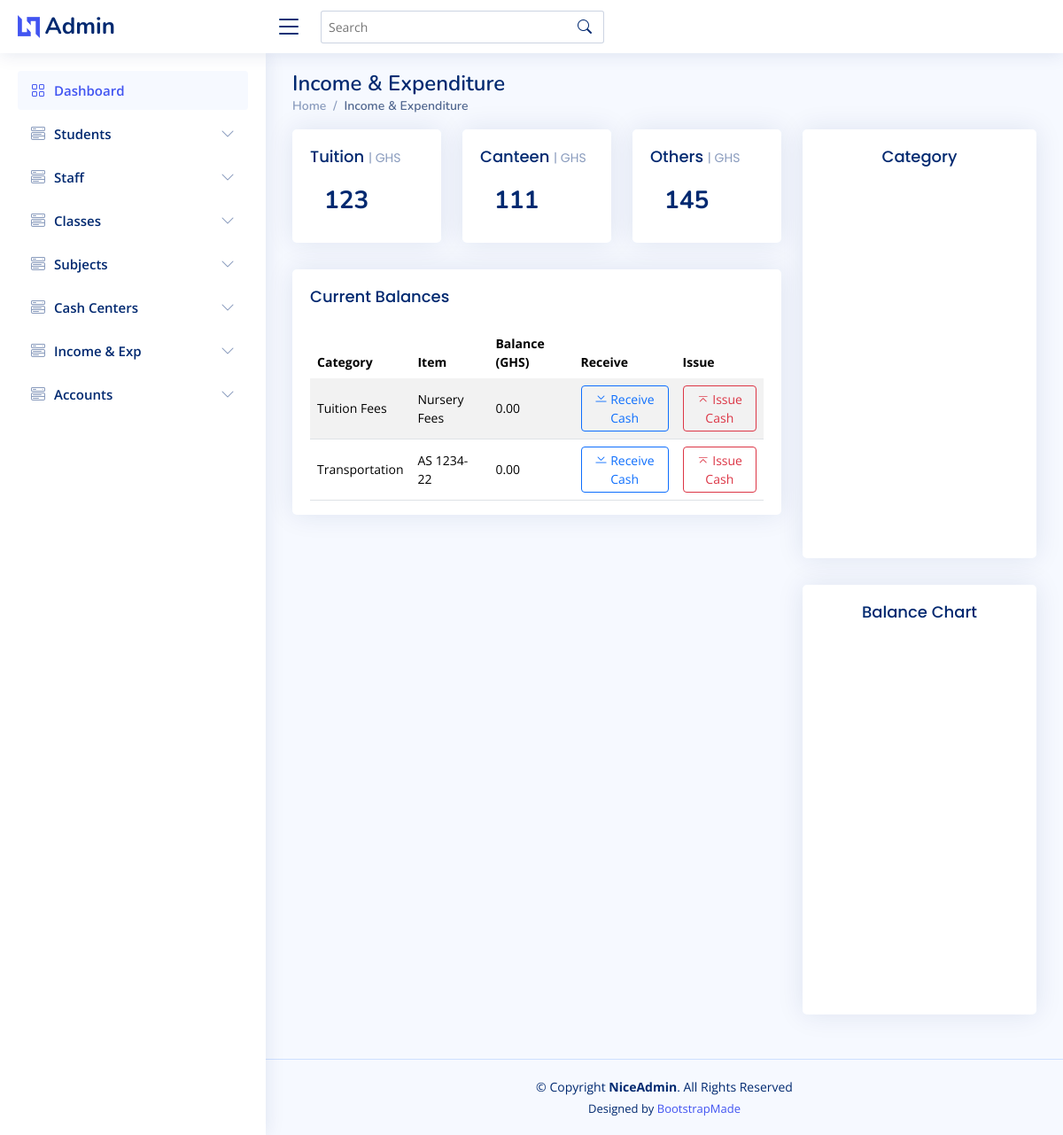
The app's page /accounts/income_expenditure with its own data.
### accounts/models.py (models this page shows, shortened)
class IncomeExpenditure(models.Model):
    center = models.ForeignKey(CashCenter, on_delete=models.DO_NOTHING)
    item_name = models.CharField(max_length=255)
    receipt_number = models.IntegerField(null=True, blank=True)
    description = models.TextField()
    amount_received = models.DecimalField(max_digits=10, decimal_places=2, null=True, blank=True)
    amount_paid = models.DecimalField(max_digits=10, decimal_places=2, null=True, blank=True)
    paid_by = models.ForeignKey(User, on_delete=models.DO_NOTHING, null=True, blank=True, related_name='paid_by')
    paid_to = models.ForeignKey(User, on_delete=models.DO_NOTHING, null=True, blank=True, related_name='paid_to')
    balance = models.DecimalField(max_digits=10, decimal_places=2)
    created_on = models.DateTimeField(auto_now_add=True)
    update_on = models.DateTimeField(auto_now=True)

class CashCenter(models.Model):
    name = models.CharField(max_length=50, blank=True, null=True)
    description = models.TextField(blank=True, null=True)
    image = models.ImageField(default='payments.png', upload_to='payments')

### accounts/views.py (the view)
# urls.py: path('income_expenditure', income_expenditure, name='income_expenditure'),
def income_expenditure(request):
    income_expenditures = IncomeExpenditure.objects.all()
    context = {
        'income_expenditures': income_expenditures,
    }
    return render(request, 'accounts/income_expenditure.html', context)

### templates/accounts/income_expenditure.html (shortened to what this page needs)
{% extends 'accounts/base.html' %}
{% block content %}
  <main id="main" class="main">
    <div class="pagetitle">
      <h1>Income & Expenditure</h1>
      <nav>
        <ol class="breadcrumb">
          <li class="breadcrumb-item"><a href="index.html">Home</a></li>
          <li class="breadcrumb-item active">Income & Expenditure</li>
        </ol>
      </nav>
    </div>
    <section class="section dashboard">
      <div class="row">
        <div class="col-lg-8">
          <div class="row">
            <div class="col-xxl-4 col-md-4">
              <div class="card info-card sales-card">
                <div class="card-body">
                  <h5 class="card-title">Tuition <span>| GHS</span></h5>
                  <div class="d-flex align-items-center">
                    <div class="ps-3">
                      <h6>123</h6>
                    </div>
                  </div>
                </div>
              </div>
            </div>
            <div class="col-xxl-4 col-md-4">
              <div class="card info-card sales-card">
                <div class="card-body">
                  <h5 class="card-title">Canteen <span>| GHS</span></h5>
                  <div class="d-flex align-items-center">
                    <div class="ps-3">
                      <h6>111</h6>
                    </div>
                  </div>
                </div>
              </div>
            </div>
            <div class="col-xxl-4 col-md-4">
              <div class="card info-card sales-card">
                <div class="card-body">
                  <h5 class="card-title">Others <span>| GHS</span></h5>
                  <div class="d-flex align-items-center">
                    <div class="ps-3">
                      <h6>145</h6>
                    </div>
                  </div>
                </div>
              </div>
            </div>
            <div class="col-12">
              <div class="card top-selling overflow-auto">
                <div class="card-body pb-0">
                  <h5 class="card-title">Current Balances</h5>
                  <table class="table table-striped table-hover datatable">
                    <thead>
                      <tr>
                        <th>Category</th>
                        <th>Item</th>
                        <th>Balance (GHS)</th>
                        <th>Receive</th>
                        <th>Issue</th>
                      </tr>
                    </thead>
                    <tbody>
                      {% for amount in income_expenditures %}
                        <tr>
                        <td>{{amount.center.name}}</td>
                        <td>{{amount.item_name}}</td>
                        <td>{{amount.balance}}</td>
                        <td><a class="btn btn-outline-primary btn-sm" href=""><i class="bi bi-chevron-bar-down"></i> Receive Cash</a></td>
                        <td><a class="btn btn-outline-danger btn-sm" href=""><i class="bi bi-chevron-bar-up"></i> Issue Cash</a></td>
                      </tr>
                      {% endfor %}
                    </tbody>
                  </table>
                </div>
              </div>
            </div>
          </div>
        </div>
        <div class="col-lg-4">
          <div class="card">
            <div class="card-body">
              <h5 class="card-title text-center">Category</h5>
              <div id="barChart" style="min-height: 400px;" class="echart"></div>
            </div>
          </div>
          <div class="card">
            <div class="card-body">
              <h5 class="card-title text-center">Balance Chart</h5>
              <div id="pieChart2" style="min-height: 400px;" class="echart"></div>
            </div>
          </div>
        </div>
      </div>
    </section>
  </main>
{% endblock content %}

### static/assets/css/style.css (style rules this page uses)
:root { scroll-behavior: smooth; }
body { font-family: "Open Sans", sans-serif; background: #f6f9ff; color: #444444; }
a { color: #4154f1; text-decoration: none; }
h1, h2, h3, h4, h5, h6 { font-family: "Nunito", sans-serif; }
#main { margin-top: 60px; padding: 20px 30px; transition: all 0.3s; }
.pagetitle { margin-bottom: 10px; }
.pagetitle h1 { font-size: 24px; margin-bottom: 0; font-weight: 600; color: #012970; }
.card { margin-bottom: 30px; border: none; border-radius: 5px; box-shadow: 0px 0 30px rgba(1, 41, 112, 0.1); }
.card-title { padding: 20px 0 15px 0; font-size: 18px; font-weight: 500; color: #012970; font-family: "Poppins", sans-serif; }
.card-title span { color: #899bbd; font-size: 14px; font-weight: 400; }
.card-body { padding: 0 20px 20px 20px; }
.breadcrumb { font-size: 14px; font-family: "Nunito", sans-serif; color: #899bbd; font-weight: 600; }
.breadcrumb a { color: #899bbd; transition: 0.3s; }
.breadcrumb .breadcrumb-item::before { color: #899bbd; }
.breadcrumb .active { color: #51678f; font-weight: 600; }
@media (min-width: 1200px) { #main, #footer { margin-left: 300px; } }
.dashboard .info-card { padding-bottom: 10px; }
.dashboard .info-card h6 { font-size: 28px; color: #012970; font-weight: 700; margin: 0; padding: 0; }
.dashboard .top-selling { font-size: 14px; }
.dashboard .top-selling .table thead { background: #f6f6fe; }
.dashboard .top-selling .table thead th { border: 0; }
.dashboard .top-selling .table tbody td { vertical-align: middle; }

### records on screen
IncomeExpenditure: center.name "Tuition Fees", item_name "Nursery Fees", balance "0.00"
IncomeExpenditure: center.name "Transportation", item_name "AS 1234-22", balance "0.00"
